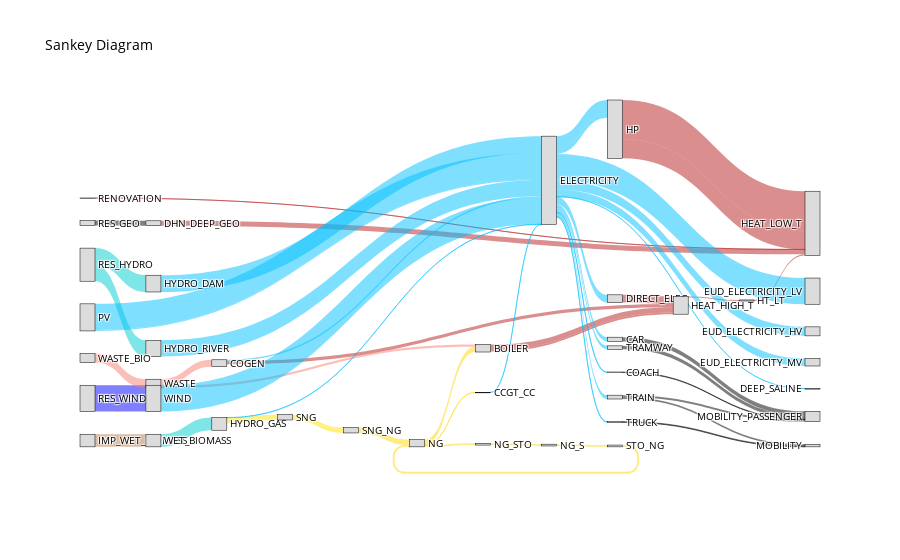

The notebook cell this image was saved under:
### Markdown cell above
- **`run_id=1`**: Specifies that we want to visualize the results from the first run.

#### Generate and Display Sankey Diagram for Run 11

### Code cell
# Generate the Sankey diagram for run 11
fig = plot_sankey(results_ch_n, run_id=11)
fig.show()

### Figure 1 — Plotly figure (JSON) as saved in the notebook; plotly's stock layout.template omitted (floating-point values rounded to 4 significant figures)
{"data": [{"link": {"color": ["rgba(181, 31, 31, 0.50)", "rgba(181, 31, 31, 0.50)", "rgba(181, 31, 31, 0.50)", "rgba(181, 31, 31, 0.50)", "rgba(181, 31, 31, 0.50)", "rgba(181, 31, 31, 0.50)", "rgba(255, 225, 0, 0.50)", "rgba(179, 123, 68, 0.50)", "rgba(181, 31, 31, 0.50)", "rgba(181, 31, 31, 0.50)", "rgba(181, 31, 31, 0.50)", "rgba(181, 31, 31, 0.50)", "rgba(0, 0, 0, 0.50)", "rgba(0, 206, 209, 0.50)", "rgba(0, 206, 209, 0.50)", "rgba(0, 0, 255, 0.50)", "rgba(250, 128, 114, 0.50)", "rgba(250, 128, 114, 0.50)", "rgba(250, 128, 114, 0.50)", "rgba(0, 206, 209, 0.50)", "rgba(0, 0, 0, 0.50)", "rgba(0, 0, 0, 0.50)", "rgba(0, 0, 0, 0.50)", "rgba(0, 0, 0, 0.50)", "rgba(0, 0, 0, 0.50)", "rgba(0, 0, 0, 0.50)", "rgba(0, 191, 255, 0.50)", "rgba(0, 191, 255, 0.50)", "rgba(0, 191, 255, 0.50)", "rgba(0, 191, 255, 0.50)", "rgba(0, 191, 255, 0.50)", "rgba(0, 191, 255, 0.50)", "rgba(0, 191, 255, 0.50)", "rgba(0, 191, 255, 0.50)", "rgba(0, 191, 255, 0.50)", "rgba(0, 191, 255, 0.50)", "rgba(0, 191, 255, 0.50)", "rgba(0, 191, 255, 0.50)", "rgba(0, 191, 255, 0.50)", "rgba(0, 191, 255, 0.50)", "rgba(0, 191, 255, 0.50)", "rgba(0, 191, 255, 0.50)", "rgba(0, 191, 255, 0.50)", "rgba(0, 191, 255, 0.50)", "rgba(0, 191, 255, 0.50)", "rgba(0, 191, 255, 0.50)", "rgba(255, 215, 0, 0.50)", "rgba(255, 215, 0, 0.50)", "rgba(255, 215, 0, 0.50)", "rgba(255, 215, 0, 0.50)", "rgba(255, 215, 0, 0.50)", "rgba(255, 225, 0, 0.50)", "rgba(255, 215, 0, 0.50)", "rgba(255, 215, 0, 0.50)"], "label": [38550.0, 4805.0, 19000.0, 0.000736, 1066.0, 1066.0, 5285.0, 12472, 5179.0, 1755.0, 3049.0, 7571.0, 4805.0, 16580.0, 16120.0, 26040.0, 2141.0, 6776.0, 8917.0, 12470.0, 4240.0, 520.6, 1816.0, 1995.0, 3461.0, 759.6, 0.04103, 7571.0, 12850.0, 4750.0, 1.183e-09, 16580.0, 211.4, 16120.0, 1355.0, 25770.0, 994.3, 26040.0, 8896.0, 25870.0, 7404.0, 4240.0, 520.6, 3810.0, 3461.0, 759.6, 1781.0, 0.07847, 5285.0, 1781.0, 1781.0, 5285.0, 5285.0, 1781.0], "source": [14, 6, 14, 26, 12, 15, 17, 19, 0, 0, 4, 7, 27, 28, 28, 29, 36, 36, 37, 38, 1, 3, 33, 33, 34, 35, 2, 8, 8, 8, 8, 16, 17, 18, 4, 25, 25, 39, 8, 8, 8, 8, 8, 8, 8, 8, 22, 22, 22, 23, 24, 30, 31, 32], "target": [13, 13, 13, 13, 15, 13, 30, 38, 12, 12, 12, 12, 6, 16, 18, 39, 0, 4, 36, 17, 21, 21, 20, 21, 21, 20, 8, 7, 14, 14, 5, 8, 8, 8, 8, 8, 8, 8, 9, 10, 11, 1, 3, 33, 34, 35, 24, 2, 0, 32, 23, 31, 22, 22], "value": [38550.0, 4805.0, 19000.0, 0.000736, 1066.0, 1066.0, 5285.0, 12472, 5179.0, 1755.0, 3049.0, 7571.0, 4805.0, 16580.0, 16120.0, 26040.0, 2141.0, 6776.0, 8917.0, 12470.0, 4240.0, 520.6, 1816.0, 1995.0, 3461.0, 759.6, 0.04103, 7571.0, 12850.0, 4750.0, 1.183e-09, 16580.0, 211.4, 16120.0, 1355.0, 25770.0, 994.3, 26040.0, 8896.0, 25870.0, 7404.0, 4240.0, 520.6, 3810.0, 3461.0, 759.6, 1781.0, 0.07847, 5285.0, 1781.0, 1781.0, 5285.0, 5285.0, 1781.0]}, "node": {"color": "#DCDCDC", "label": ["BOILER", "CAR", "CCGT_CC", "COACH", "COGEN", "DEEP_SALINE", "DHN_DEEP_GEO", "DIRECT_ELEC", "ELECTRICITY", "EUD_ELECTRICITY_HV", "EUD_ELECTRICITY_LV", "EUD_ELECTRICITY_MV", "HEAT_HIGH_T", "HEAT_LOW_T", "HP", "HT_LT", "HYDRO_DAM", "HYDRO_GAS", "HYDRO_RIVER", "IMP_WET_BIOMASS", "MOBILITY", "MOBILITY_PASSENGER", "NG", "NG_S", "NG_STO", "PV", "RENOVATION", "RES_GEO", "RES_HYDRO", "RES_WIND", "SNG", "SNG_NG", "STO_NG", "TRAIN", "TRAMWAY", "TRUCK", "WASTE", "WASTE_BIO", "WET_BIOMASS", "WIND"], "line": {"color": "black", "width": 0.5}, "pad": 15, "thickness": 15}, "type": "sankey", "valueformat": ".0f", "valuesuffix": ""}], "layout": {"font": {"color": "black", "size": 10}, "title": {"text": "Sankey Diagram"}}}
